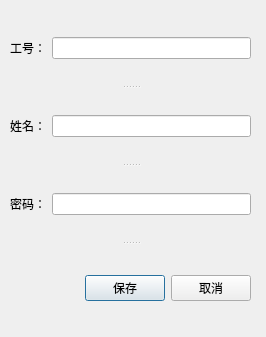
<?xml version="1.0" encoding="UTF-8"?>
<ui version="4.0">
 <class>alterManager</class>
 <widget class="QDialog" name="alterManager">
  <property name="geometry">
   <rect>
    <x>0</x>
    <y>0</y>
    <width>266</width>
    <height>337</height>
   </rect>
  </property>
  <property name="windowTitle">
   <string>Dialog</string>
  </property>
  <widget class="QSplitter" name="splitter">
   <property name="geometry">
    <rect>
     <x>10</x>
     <y>11</y>
     <width>241</width>
     <height>321</height>
    </rect>
   </property>
   <property name="orientation">
    <enum>Qt::Vertical</enum>
   </property>
   <widget class="QWidget" name="layoutWidget">
    <layout class="QHBoxLayout" name="horizontalLayout">
     <item>
      <widget class="QLabel" name="label">
       <property name="text">
        <string>工号：</string>
       </property>
      </widget>
     </item>
     <item>
      <widget class="QLineEdit" name="lineEdit_ID"/>
     </item>
    </layout>
   </widget>
   <widget class="QWidget" name="layoutWidget">
    <layout class="QHBoxLayout" name="horizontalLayout_2">
     <item>
      <widget class="QLabel" name="label_2">
       <property name="text">
        <string>姓名：</string>
       </property>
      </widget>
     </item>
     <item>
      <widget class="QLineEdit" name="lineEdit_Name"/>
     </item>
    </layout>
   </widget>
   <widget class="QWidget" name="layoutWidget">
    <layout class="QHBoxLayout" name="horizontalLayout_3">
     <item>
      <widget class="QLabel" name="label_3">
       <property name="text">
        <string>密码：</string>
       </property>
      </widget>
     </item>
     <item>
      <widget class="QLineEdit" name="lineEdit_Password"/>
     </item>
    </layout>
   </widget>
   <widget class="QWidget" name="layoutWidget">
    <layout class="QHBoxLayout" name="horizontalLayout_4">
     <item>
      <spacer name="horizontalSpacer">
       <property name="orientation">
        <enum>Qt::Horizontal</enum>
       </property>
       <property name="sizeHint" stdset="0">
        <size>
         <width>40</width>
         <height>20</height>
        </size>
       </property>
      </spacer>
     </item>
     <item>
      <widget class="QPushButton" name="pushButton_Save">
       <property name="text">
        <string>保存</string>
       </property>
      </widget>
     </item>
     <item>
      <widget class="QPushButton" name="pushButton_Cancel">
       <property name="text">
        <string>取消</string>
       </property>
      </widget>
     </item>
    </layout>
   </widget>
  </widget>
 </widget>
 <resources/>
 <connections/>
</ui>
